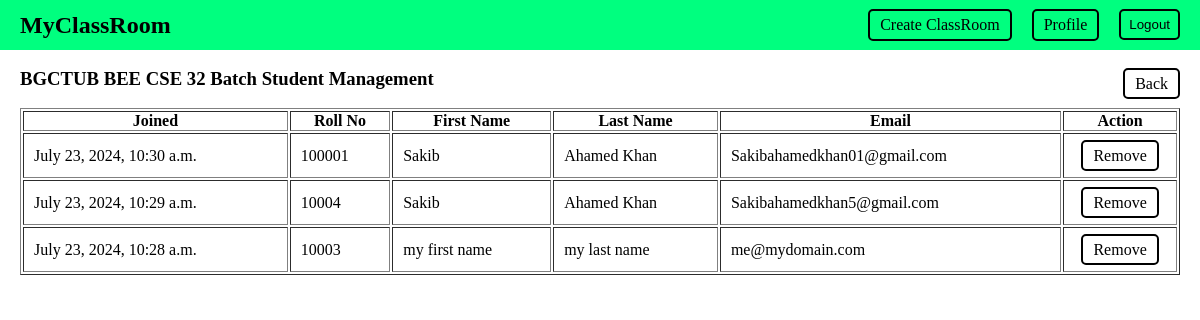
/classroom/classroompage/managestudent/1 (signed in), run on an earlier commit of the app's database.
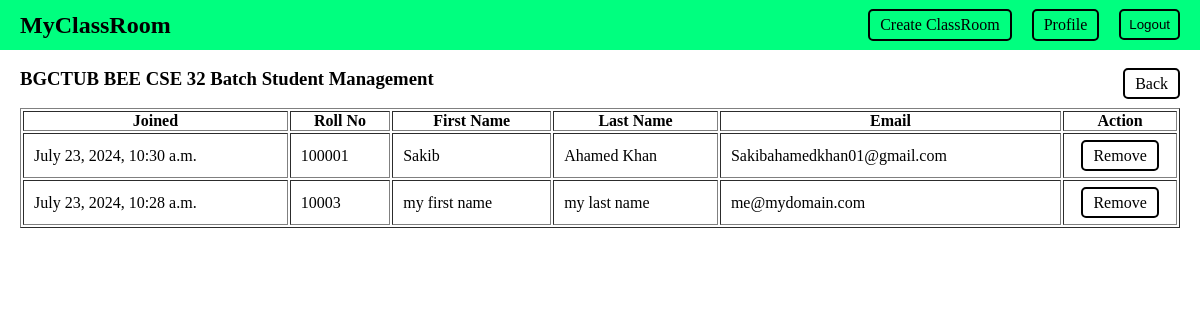
And on a later commit of the database.
### classroom/models.py (models this page shows, shortened)
class ClassRoom(models.Model):
    user = models.ForeignKey(User, related_name='classR', on_delete=models.CASCADE)
    subject = models.CharField(max_length=100)
    classroom_name = models.CharField(max_length=100)
    invitation_code = models.CharField(max_length=10, unique=True)

class ClassRoomJoined(models.Model):
    user = models.ForeignKey(User, related_name='classRJ', on_delete=models.CASCADE)
    classroom = models.ForeignKey(ClassRoom, on_delete=models.CASCADE)
    joined_date = models.DateTimeField(auto_now_add=True)

### user/models.py (models this page shows, shortened)
class UserExtraInfo(models.Model):
    user = models.OneToOneField(User, related_name='info', on_delete=models.CASCADE)
    account_type = models.CharField(max_length=20, choices=ROLE_TYPE)
    iSTeacher = models.BooleanField(default=False)
    institute = models.CharField(max_length=100)
    birth_date = models.DateField(null=True, blank=True)
    gender = models.CharField(max_length=10, choices=GENDER_TYPE)
    roll_no = models.IntegerField(unique=True)

### classroom/views.py (the view)
# urls.py: path('classroompage/managestudent/<int:classRoomId>', views.manageClassRoomStudent,name='classroompage/managestudent/' ),
def manageClassRoomStudent(request, classRoomId):
    if request.user.info.account_type =='student':
        messages.success(request, 'You are not allowed to add post on classroom!')
        return redirect('index')
    specific_room = ClassRoom.objects.get(id=classRoomId)
    if specific_room.user!=request.user:
        messages.success(request, 'You are not allowed to post in this classroom')
        return redirect('classRoomPage',classRoomId)
    classroom_joined = ClassRoomJoined.objects.filter(classroom=specific_room).order_by('-joined_date')
    return render(request, 'classroom/teacher/manageStudent.html', {'room_data':specific_room, 'classroom_joined':classroom_joined})

### classroom/templates/classroom/teacher/manageStudent.html (shortened to what this page needs)
{% extends 'core/base.html' %}
{% block body %}
    <div style="display: flex; justify-content: space-between; padding-top: 5px; align-items: center;">
        <h3>{{room_data.classroom_name}} Student Management</h3>
        <div style="padding: 20px 0 10px 0;">
            <a href="{% url 'classRoomPage' room_data.id %}" class="list btn" style="margin-left: 0px!important;">Back</a>
        </div>
    </div>
    <div>
        <table border="1" style="width: 100%; margin: 5px 0;">
            <tr>
                <th>Joined</th>
                <th>Roll No</th>
                <th>First Name</th>
                <th>Last Name</th>
                <th>Email</th>
                <th>Action</th>
            </tr>
            {% for data in classroom_joined %}
                <tr style="height: 45px;">
                    <td class="left-space">{{data.joined_date}}</td>
                    <td class="left-space">{{data.user.info.roll_no}}</td>
                    <td class="left-space">{{data.user.first_name}}</td>
                    <td class="left-space">{{data.user.last_name}}</td>
                    <td class="left-space">{{data.user.email}}</td>
                    <td style="text-align:center;"><a href="{% url 'classroompage/managestudent/remove' data.id room_data.id %}" class="btn" style="list-style: none; text-decoration: none; color: black;">Remove</a></td>
                </tr>
            {% endfor %}
        </table>
    </div>
{% endblock body %}

### core/templates/core/base.html (shortened to what this page needs)
<!DOCTYPE html>
<html lang="en">
  <head>
  </head>
  <body>
    {% include 'core/navbar.html' %}
    <div style="margin-top:50px ;">
      <div class="bodyStyle">
        {% block body %}
        {% endblock %}
      </div>
    </div>
  </body>
</html>

### core/templates/core/navbar.html (shortened to what this page needs)
<nav class="navbar">
  <div class="divider">
    <a href="{% url 'index' %}" style="font-size: 24px; font-weight: bold; color: black; text-decoration: none;">MyClassRoom</a>
    <div class="listDivider">
      {% if user.is_authenticated %}
        {% if not user.info.iSTeacher %}
          <a href="{% url 'classJoin' %}" class="list btn">Join ClassRoom</a>
        {% else %}
          <a href="{% url 'createClassRoom' %}" class="list btn">Create ClassRoom</a>
        {% endif %}
        <a href="{% url 'profile' %}" class="list btn">Profile</a>
        <form action="{% url 'logout' %}" method="post">
          <button class="list btn" style="background-color:transparent; padding: 6px 8px;" type="submit">Logout</button>
        </form>
      {% else %}
        <a href="{% url 'login' %}" class="list btn">Login</a>
        <a href="{% url 'register' %}" class="list btn">Register</a>
      {% endif %}
    </div>
  </div>
</nav>

### core/templates/core/base.html (style rules this page uses)
* { padding: 0; margin: 0; }
.bodyStyle { margin: 0 20px; }

### classroom/templates/classroom/teacher/manageStudent.html (style rules this page uses)
.list { list-style: none; text-decoration: none; color: black; }
.btn { border: 2px solid black; padding: 5px 10px; cursor: pointer; border-radius: 5px; }
.left-space { padding: 10px; }

### core/templates/core/navbar.html (style rules this page uses)
.navbar { position:fixed; height: 50px; width: 100%; background-color: springgreen; margin-bottom: 100px; margin-top:-50px; }
.divider { display: flex; justify-content: space-between; align-items: center; height: 100%; padding: 0 20px; }
.listDivider { display: flex; }
.list { list-style: none; margin-left: 20px; text-decoration: none; color: black; }
.btn { border: 2px solid black; padding: 5px 10px; cursor: pointer; border-radius: 5px; }

What changed in the data, as far as the page shows it:
removed ClassRoomJoined: joined_date "July 23, 2024, 10:29 a.m.", user.info.roll_no "10004", user.first_name "Sakib", user.last_name "Ahamed Khan", user.email "Sakibahamedkhan5@gmail.com"
